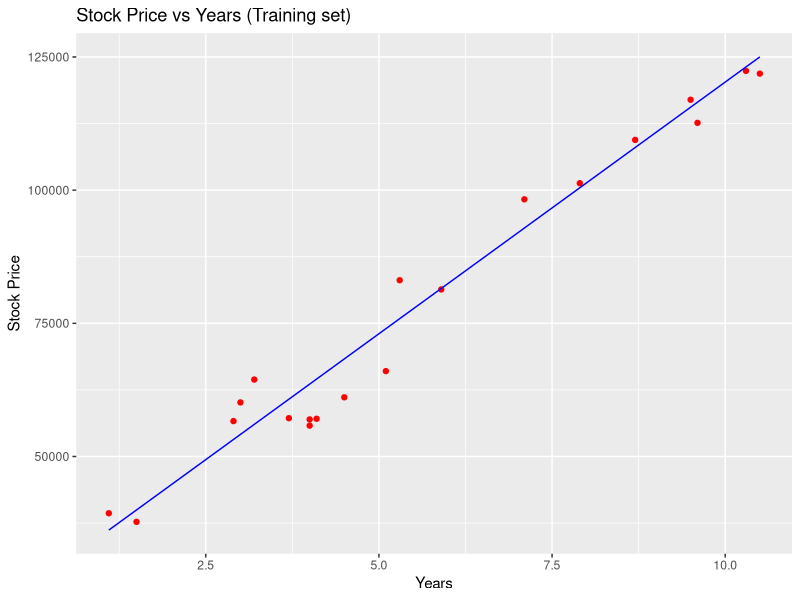
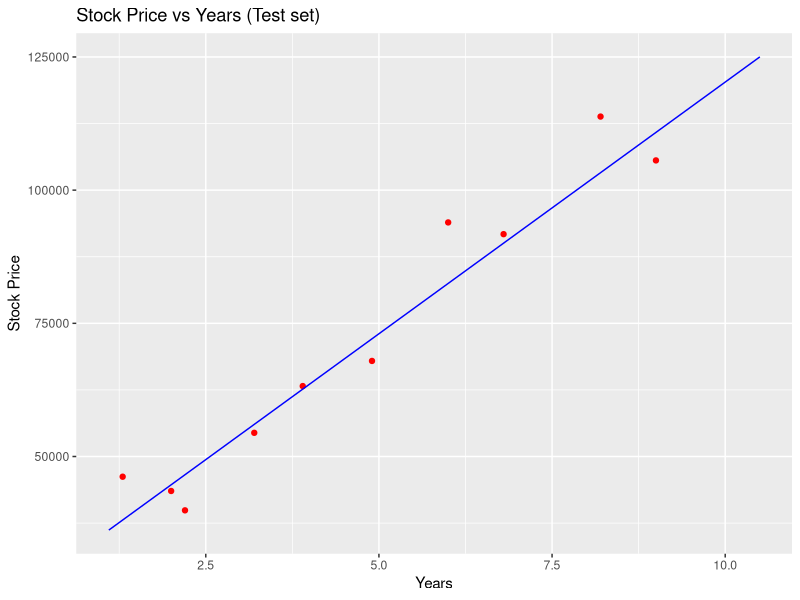

These charts were generated, in order, by the following R code:
#Import Data
dataset = read.csv("StockPrice.csv")
dataset 

library(caTools)
set.seed(123)

#Split dataset into training set and test set
split = sample.split(dataset$StockPrice, SplitRatio = 2/3)
training_set =  subset(dataset, split == TRUE)
test_set = subset(dataset, split == FALSE)

#Build Regressor Model
regressor =lm(formula = StockPrice ~ Years, dataset)

#Predict
y_pred = predict(regressor, newdata = test_set)




# Visualising the Training set results
library(ggplot2)
ggplot() +
  geom_point(aes(x = training_set$Years, y = training_set$StockPrice),
             colour = 'red') +
  geom_line(aes(x = training_set$Years, y = predict(regressor, newdata = training_set)),
            colour = 'blue') +
  ggtitle('Stock Price vs Years (Training set)') +
  xlab('Years') +
  ylab('Stock Price')

# Visualising the Test set results
library(ggplot2)
ggplot() +
  geom_point(aes(x = test_set$Years, y = test_set$StockPrice),
             colour = 'red') +
  geom_line(aes(x = training_set$Years, y = predict(regressor, newdata = training_set)),
            colour = 'blue') +
  ggtitle('Stock Price vs Years (Test set)') +
  xlab('Years') +
  ylab('Stock Price')
